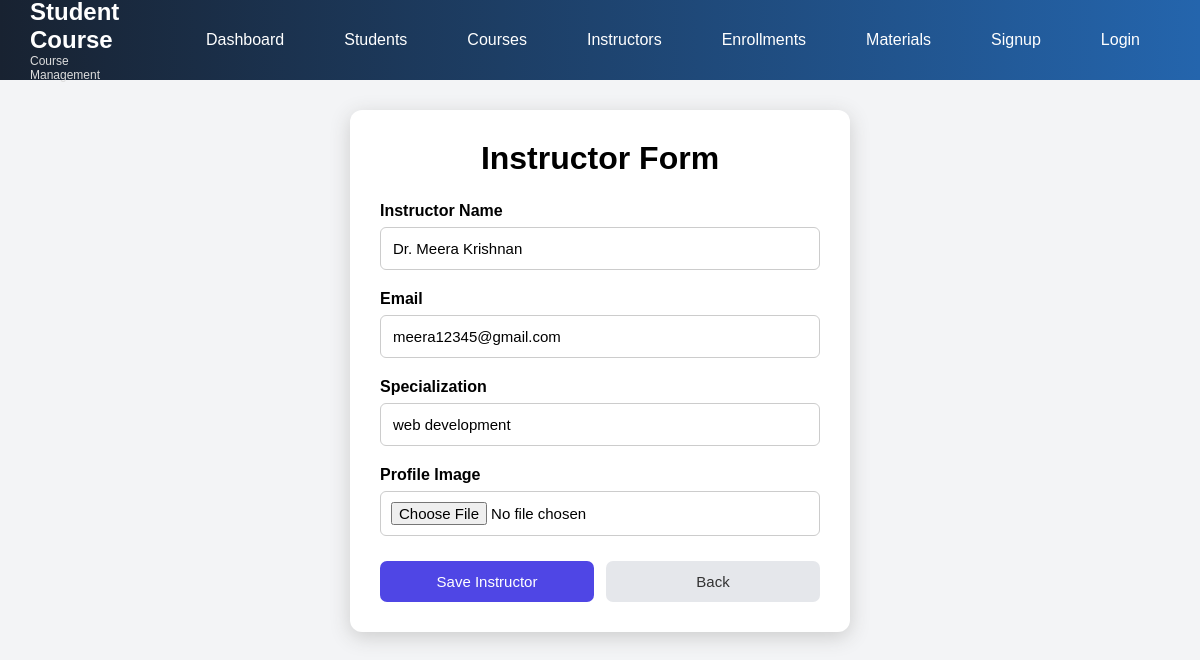
The page /myapp/instructor/1/update/ on the database its author committed.
### myapp/models.py (models this page shows, shortened)
class Instructor(models.Model):
    name = models.CharField(max_length=20)
    email = models.EmailField()
    specialization = models.CharField(max_length=20)
    profile_img = models.ImageField(upload_to="pro_img")

### myapp/views.py (the view)
# urls.py: path("instructor/<int:id>/update/",views.instructor_update,name="instructor_update"),
def instructor_update(request, id):
    instructor = Instructor.objects.get(id=id)
    if request.method == "POST":
        form = InstructorForm(
            request.POST,
            request.FILES,
            instance=instructor
        )
        if form.is_valid():
            form.save()
            return redirect("instructor_list")
    else:
        form = InstructorForm(
            instance=instructor
        )
    return render(request, "ins_form.html", {
        "form": form,
        "instructor": instructor
    })

### myapp/forms.py
class InstructorForm(ModelForm):
    class Meta:
        model = Instructor
        fields = "__all__"

### myapp/templates/ins_form.html (shortened to what this page needs)
<!DOCTYPE html>
<html>
<head>
</head>
<body>
   {% include 'base.html'%}
<div class="box">
    <h1>Instructor Form</h1>
    <form method="POST" enctype="multipart/form-data">
        <div class="group">
            <label>Instructor Name</label>
            <input
                type="text"
                name="name"
                placeholder="Enter instructor name"
                value="{{ instructor.name|default:'' }}"
                required
            >
        </div>
        <div class="group">
            <label>Email</label>
            <input
                type="email"
                name="email"
                placeholder="Enter email"
                value="{{ instructor.email|default:'' }}"
                required
            >
        </div>
        <div class="group">
            <label>Specialization</label>
            <input
                type="text"
                name="specialization"
                placeholder="Enter specialization"
                value="{{ instructor.specialization|default:'' }}"
                required
            >
        </div>
        <div class="group">
            <label>Profile Image</label>
            <input
                type="file"
                name="profile_img"
            >
        </div>
        <div class="buttons">
            <button type="submit" class="save-btn">
                Save Instructor
            </button>
            <a href="{% url 'instructor_list' %}" class="back-btn">
                Back
            </a>
        </div>
    </form>
</div>
</body>
</html>

### myapp/templates/ins_form.html (style rules this page uses)
body { font-family: Arial; background: #f3f4f6; }
.box { width: 500px; margin: auto; background: white; padding: 30px; margin-top: 30px; border-radius: 12px; box-shadow: 0 5px 20px #ccc; }
h1 { text-align: center; margin-bottom: 25px; }
.group { margin-bottom: 20px; }
label { display: block; margin-bottom: 7px; font-weight: bold; }
input { width: 100%; padding: 12px; border: 1px solid #ccc; border-radius: 6px; font-size: 15px; }
input[type="file"] { padding: 10px; }
.buttons { display: flex; gap: 12px; margin-top: 25px; }
button, .back-btn { flex: 1; padding: 12px; border: none; border-radius: 7px; font-size: 15px; text-align: center; text-decoration: none; cursor: pointer; }
.save-btn { background: #4f46e5; color: white; }
.back-btn { background: #e5e7eb; color: #333; }

### myapp/templates/base.html (style rules this page uses)
* { margin: 0; padding: 0; box-sizing: border-box; }
body { font-family: Arial, sans-serif; }

### rows shown on the page
Instructor: name "Dr. Meera Krishnan", email "meera12345@gmail.com", specialization "web development"
